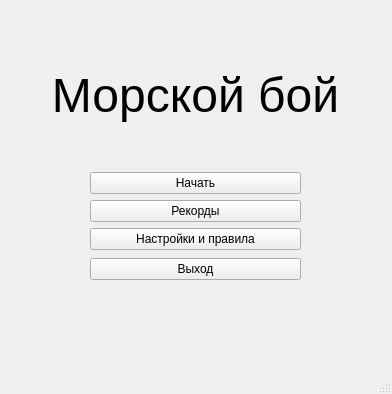
<?xml version="1.0" encoding="UTF-8"?>
<ui version="4.0">
    <class>MainWin</class>
    <widget class="QMainWindow" name="MainWin">
        <property name="geometry">
            <rect>
                <x>0</x>
                <y>0</y>
                <width>392</width>
                <height>394</height>
            </rect>
        </property>
        <property name="sizePolicy">
            <sizepolicy hsizetype="Fixed" vsizetype="Fixed">
                <horstretch>0</horstretch>
                <verstretch>0</verstretch>
            </sizepolicy>
        </property>
        <property name="minimumSize">
            <size>
                <width>0</width>
                <height>0</height>
            </size>
        </property>
        <property name="maximumSize">
            <size>
                <width>16777215</width>
                <height>16777215</height>
            </size>
        </property>
        <property name="contextMenuPolicy">
            <enum>Qt::ActionsContextMenu</enum>
        </property>
        <property name="windowTitle">
            <string>MainWindow</string>
        </property>
        <property name="styleSheet">
            <string notr="true"/>
        </property>
        <widget class="QWidget" name="centralwidget">
            <widget class="QLabel" name="start_text">
                <property name="geometry">
                    <rect>
                        <x>40</x>
                        <y>60</y>
                        <width>311</width>
                        <height>71</height>
                    </rect>
                </property>
                <property name="font">
                    <font>
                        <pointsize>36</pointsize>
                    </font>
                </property>
                <property name="layoutDirection">
                    <enum>Qt::LeftToRight</enum>
                </property>
                <property name="text">
                    <string>Морской бой</string>
                </property>
                <property name="alignment">
                    <set>Qt::AlignCenter</set>
                </property>
            </widget>
            <widget class="QWidget" name="">
                <property name="geometry">
                    <rect>
                        <x>90</x>
                        <y>170</y>
                        <width>211</width>
                        <height>114</height>
                    </rect>
                </property>
                <layout class="QVBoxLayout" name="verticalLayout_2">
                    <item>
                        <layout class="QVBoxLayout" name="verticalLayout">
                            <item>
                                <widget class="QPushButton" name="start_btn">
                                    <property name="text">
                                        <string>Начать</string>
                                    </property>
                                </widget>
                            </item>
                            <item>
                                <widget class="QPushButton" name="records_btn">
                                    <property name="text">
                                        <string>Рекорды</string>
                                    </property>
                                </widget>
                            </item>
                            <item>
                                <widget class="QPushButton" name="settings_btn">
                                    <property name="text">
                                        <string>Настройки и правила</string>
                                    </property>
                                </widget>
                            </item>
                        </layout>
                    </item>
                    <item>
                        <widget class="QPushButton" name="exit_button">
                            <property name="text">
                                <string>Выход</string>
                            </property>
                        </widget>
                    </item>
                </layout>
            </widget>
        </widget>
        <widget class="QMenuBar" name="menubar">
            <property name="geometry">
                <rect>
                    <x>0</x>
                    <y>0</y>
                    <width>392</width>
                    <height>21</height>
                </rect>
            </property>
        </widget>
        <widget class="QStatusBar" name="statusbar"/>
    </widget>
    <resources/>
    <connections/>
</ui>
